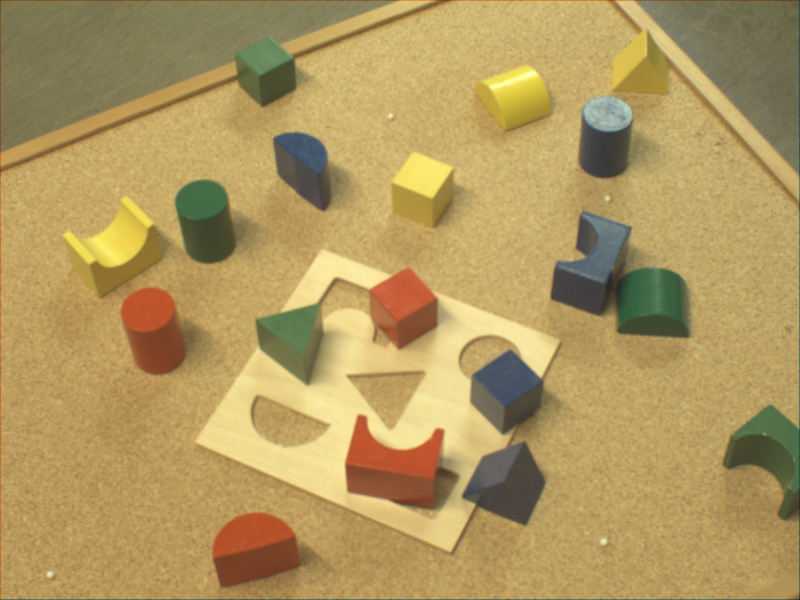
//> input picture opencv programs/puzzle.png, 800 x 600 px
$ ./HSV_test_red   (built with g++ and OpenCV 4)
//> lines starting //> are read from the running program, lines starting //| are printed output that depends on the picture; after the words box and inside, x2 and y2 are one past the last pixel; in counts of white or black regions, pixels touching at a corner belong together
#include "cv.h"
#include "highgui.h"

IplImage* temp;


void my_mouse_callback( int event, int x, int y, int flags, void* param )
{
   uchar *ptemp  =  (uchar*)temp->imageData;
printf("\nx=%d(%d)\t y=%d(%d)\t\th=%d \ts=%d \tv=%d\n",x,temp->width,y,temp->height,ptemp[y*temp->widthStep + x*temp->nChannels+0],ptemp[y*temp->widthStep + x*temp->nChannels+1],ptemp[y*temp->widthStep + x*temp->nChannels+2]);
}


int main()
{
   int i,j,h,s,v;
   IplImage* input;
   IplImage* output;
   input=cvLoadImage("puzzle.png",1);
//> input is the input picture: 600 rows x 800 cols, CV_8UC3; mean B, G, R 95.6, 152.1, 176.8

   temp=cvCreateImage(cvGetSize(input),IPL_DEPTH_8U,3);
   output=cvCreateImage(cvGetSize(input),IPL_DEPTH_8U,1);
   cvCvtColor(input,temp,CV_BGR2HSV);
//> temp: 600 rows x 800 cols, CV_8UC3; mean H, S, V 23.4, 115.9, 177.9
   uchar *ptemp  =  (uchar*)temp->imageData;
   uchar *poutput  =  (uchar*)output->imageData;

     for(i=0;i<input->height;i++)
            for(j=0;j<input->width;j++)
            {
                                       h=ptemp[i*temp->widthStep + j*temp->nChannels+0];
                                       s=ptemp[i*temp->widthStep + j*temp->nChannels+1];
                                       v=ptemp[i*temp->widthStep + j*temp->nChannels+2];

                                       if((h>150||h<20)&&v>50&&s>170)//Place your condtion here for red
                                                                         poutput[i*output->widthStep + j]=255;
                                       else
                                                                         poutput[i*output->widthStep + j]=0;
            }
//> this loop made 600 passes
//> (h, s, v) on passes 1 to 3: (41, 106, 60), (86, 80, 73), (88, 85, 72)
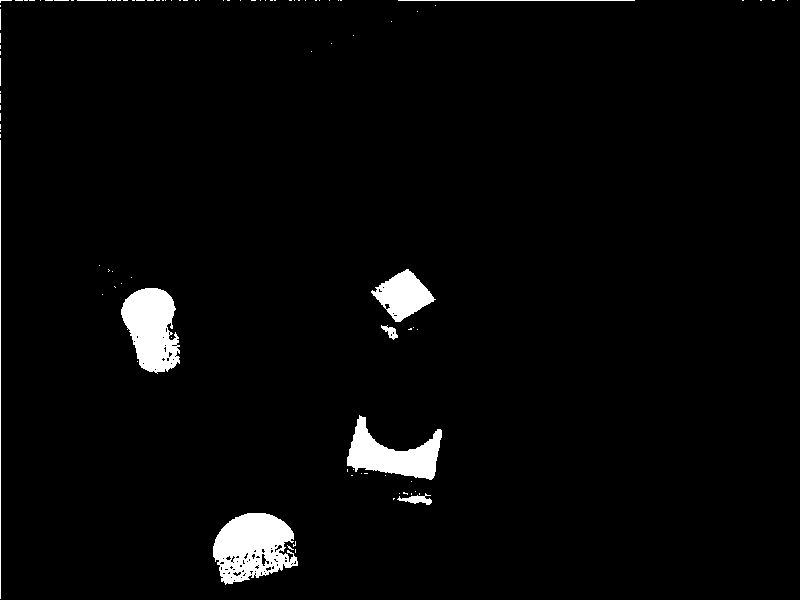
//> output: 600 rows x 800 cols, CV_8UC1; 2.9% white; 100 white regions (89 under 20 px), largest, box (x1, y1, x2, y2) and area: (213, 513, 298, 585) 4071, (121, 288, 180, 374) 3513, (347, 415, 442, 480) 2935
//> after the loop, h = 92; s = 83; v = 43

    cvNamedWindow("input",1);
   // cvNamedWindow("output",1);

    cvShowImage("input",temp);
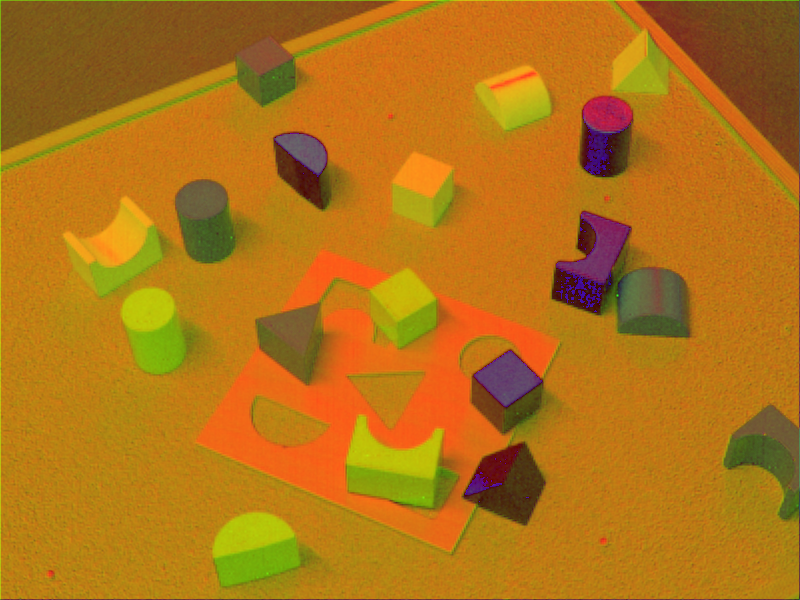
//> window 'input': 600 rows x 800 cols, CV_8UC3; mean B, G, R 23.4, 115.9, 177.9
   // cvShowImage("output",output);

    cvSetMouseCallback("input", my_mouse_callback, NULL);
   cvSetMouseCallback("output", my_mouse_callback, NULL);


    cvWaitKey(0);

    cvDestroyWindow( "output" );
    cvDestroyWindow("input");
    cvReleaseImage( &output );
    cvReleaseImage( &input );
    cvReleaseImage( &temp );
    return 0;
}

$ run again, with opencv programs/1.jpg saved as opencv programs/puzzle.png
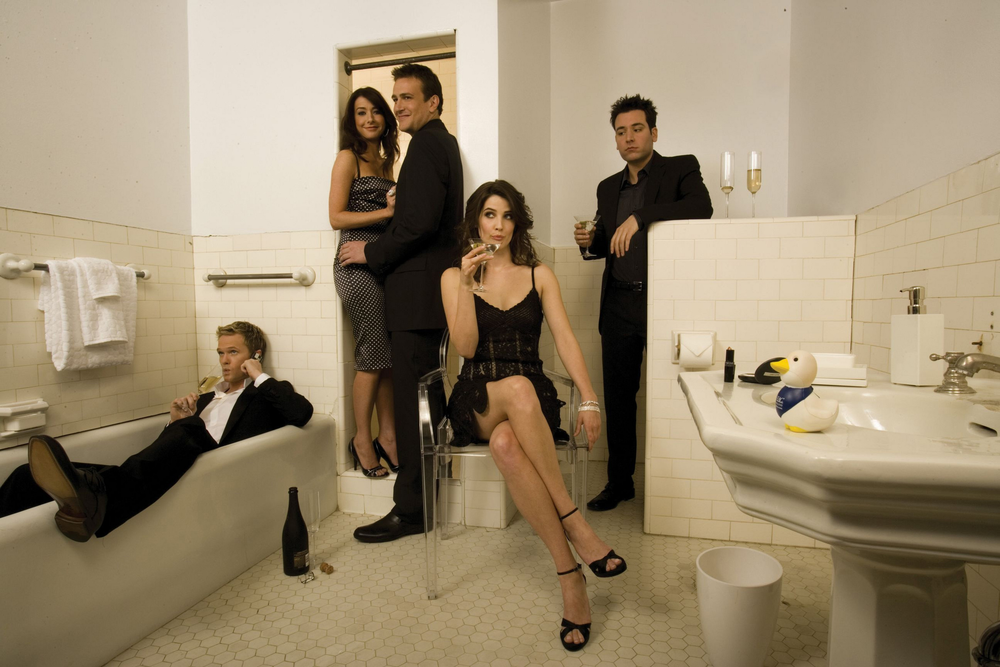
//> input picture opencv programs/1.jpg, 1000 x 667 px, shrunk from 2560 x 1707 before the run
//> input is the input picture: 667 rows x 1000 cols, CV_8UC3; mean B, G, R 111.5, 137.9, 154.2
//> temp: 667 rows x 1000 cols, CV_8UC3; mean H, S, V 18.7, 80.9, 154.3
//> the loop `for(i=0;i<input->height;i++)` made 667 passes
//> (h, s, v) on passes 1 to 3: (19, 51, 170), (19, 50, 173), (19, 50, 173)
//> after the loop `for(i=0;i<input->height;i++)`:
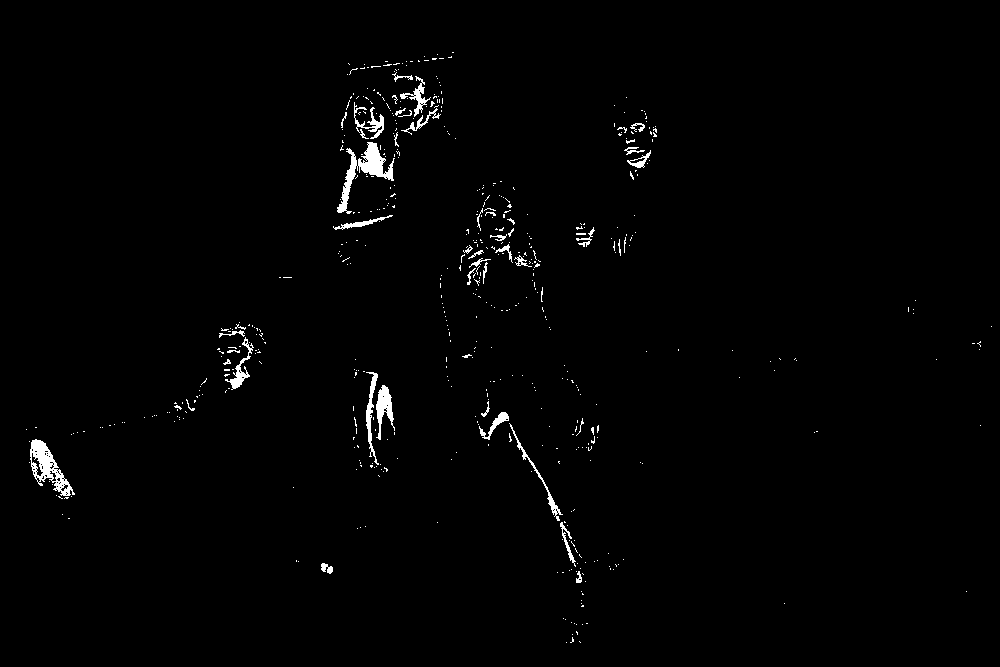
//> output: 667 rows x 1000 cols, CV_8UC1; 1.2% white; 551 white regions (504 under 20 px), largest, box (x1, y1, x2, y2) and area: (337, 142, 395, 214) 1137, (30, 439, 75, 496) 962, (376, 385, 395, 440) 484
//> after the loop `for(i=0;i<input->height;i++)`: h = 21; s = 109; v = 47
//> `cvShowImage("input",temp);`:
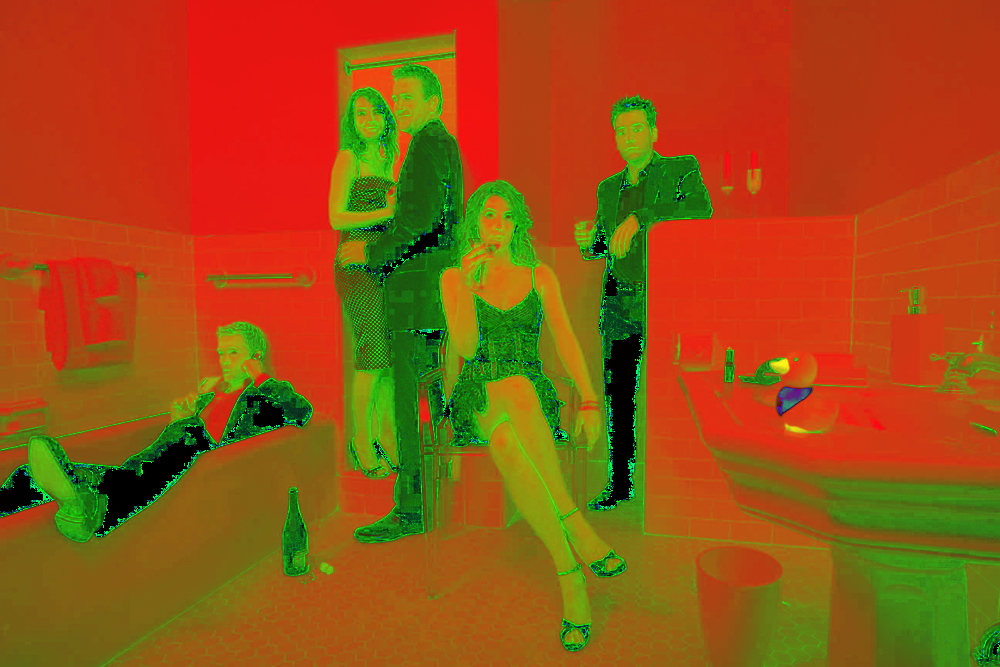
//> window 'input': 667 rows x 1000 cols, CV_8UC3; mean B, G, R 18.7, 80.9, 154.3
